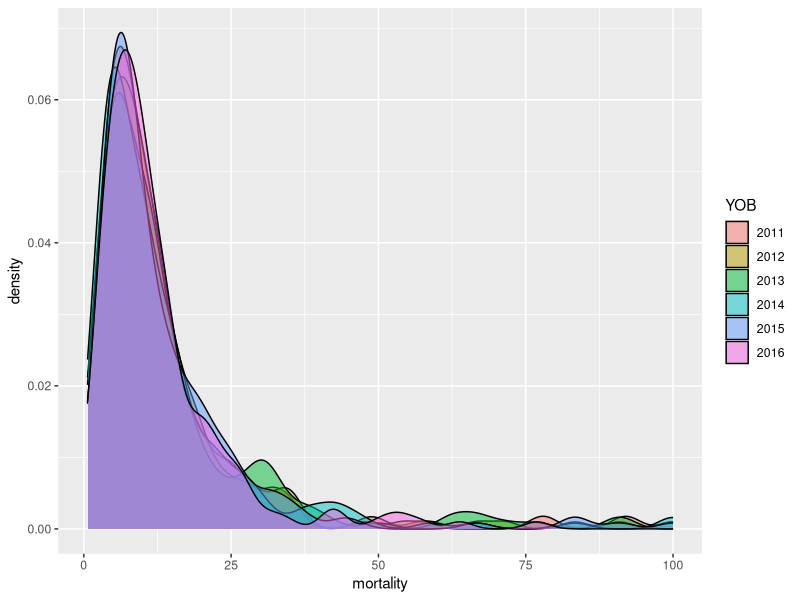
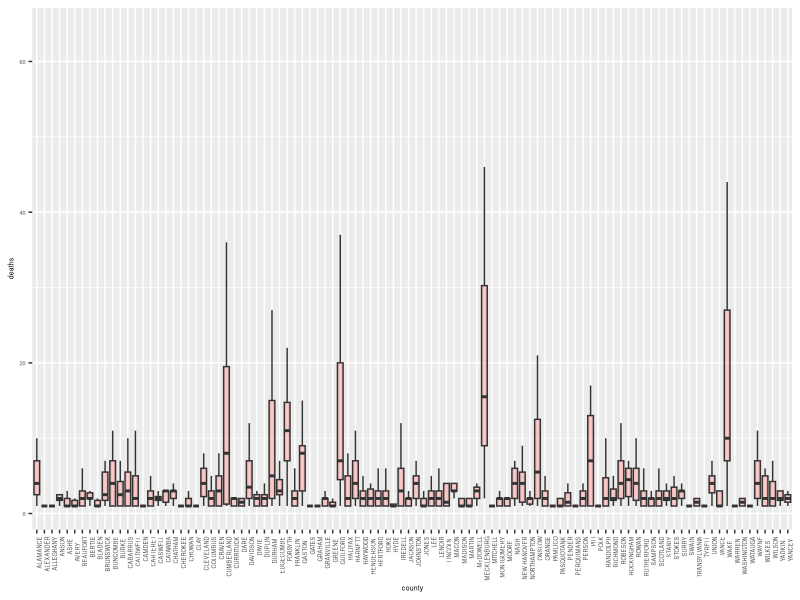
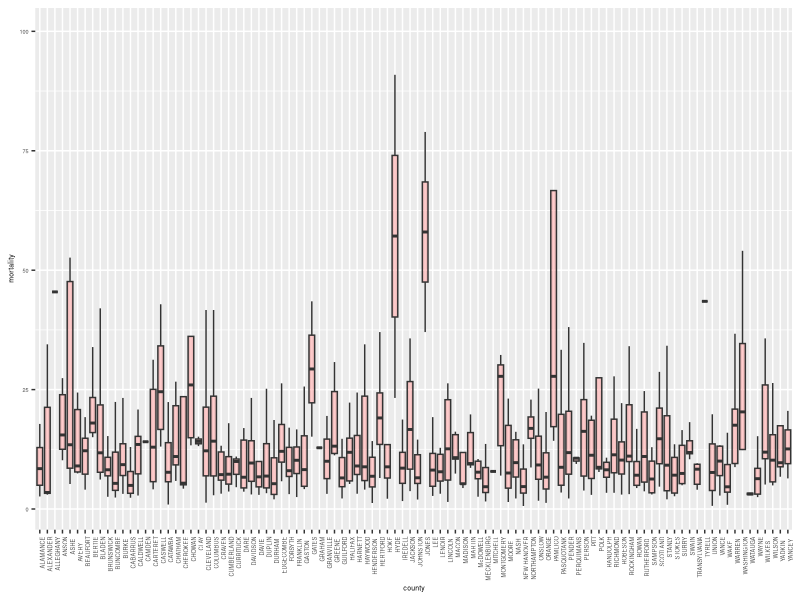
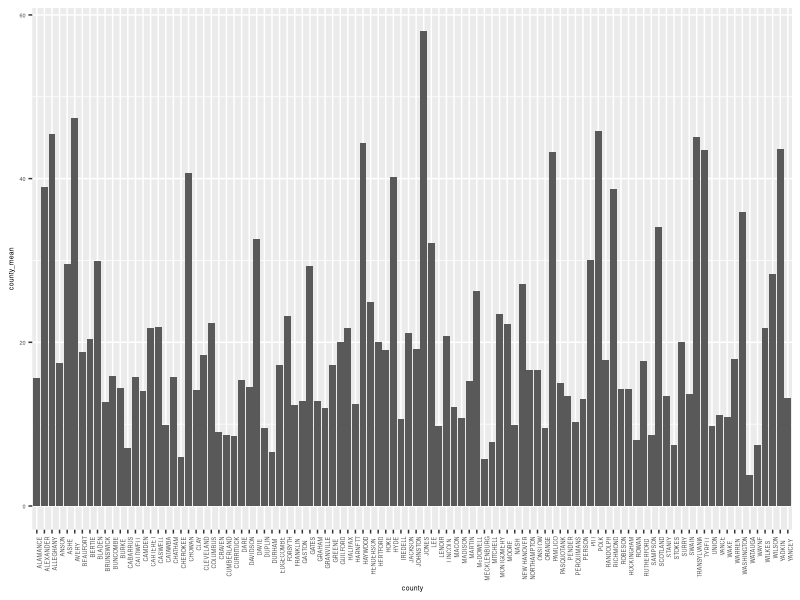
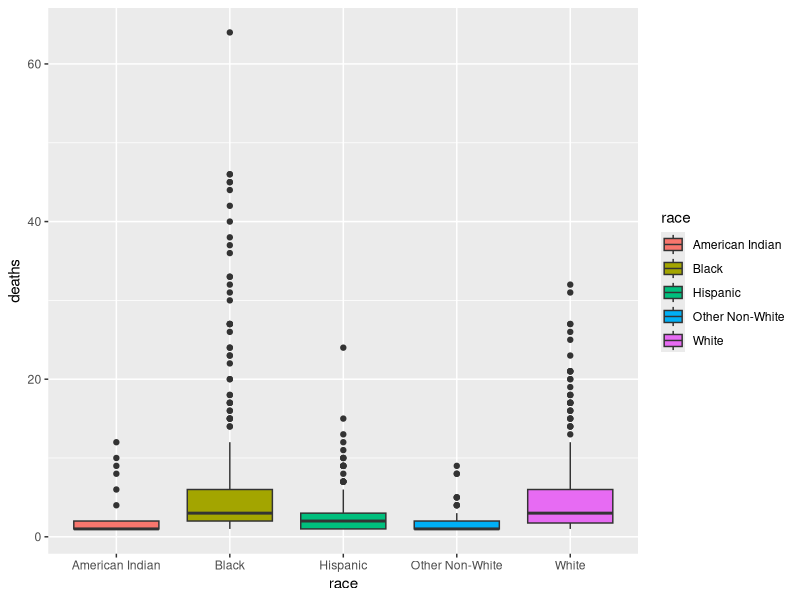
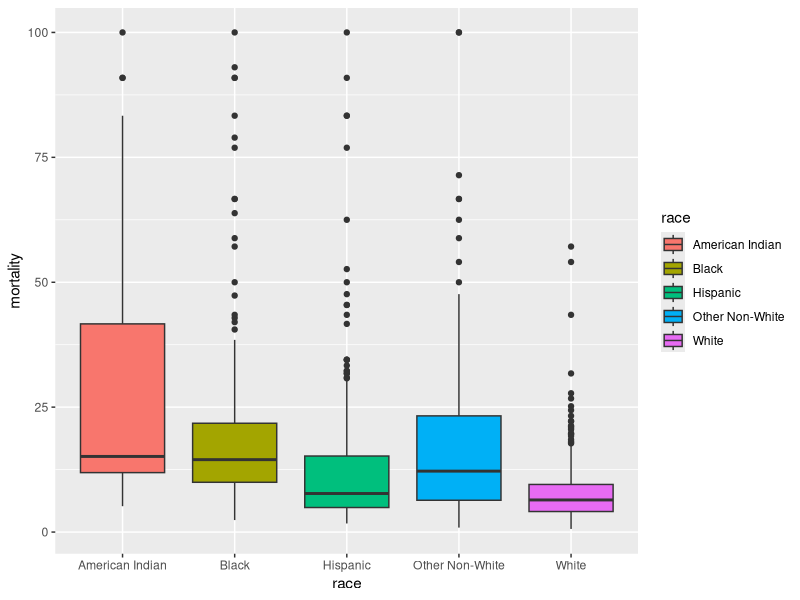
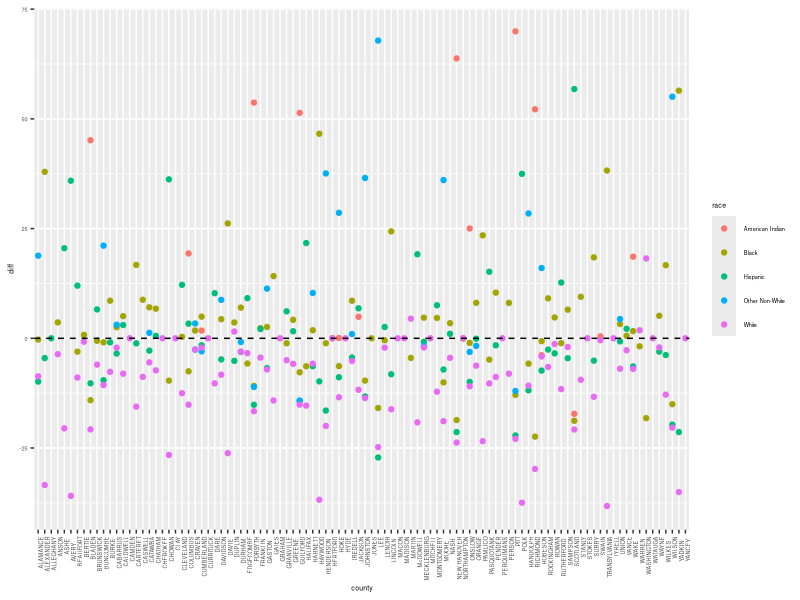

Source code (R) for these figures, in order: (Note: this script raises an error after producing the figures.)
## ---- chunk 1
require(lme4)
require(dplyr)
require(ggplot2)
require(tidyverse)
## ---- chunk 2
#Clean data
nc=read.csv("nc_infant_mortality.csv")
nc=nc[2:8]
nc$mortality[which(nc$mortality>100)]=NA
nc$YOB=as.factor(nc$YOB)
colnames(nc)[colnames(nc)=="COUNTY"]="county"
## ---- chunk 3
#Shows temporal effect is fixed
ggplot(nc,aes(x=mortality))+
  geom_density(aes(fill=YOB),alpha=0.5)+
  labs(fill="YOB")
## ---- chunk 4
#Shows that county effects are random
ggplot(nc,aes(x=county,y=deaths,group=county))+
  geom_boxplot(notch=FALSE,outlier.shape=NA,fill="red",alpha=0.2)+
  theme(text=element_text(size=5),axis.text.x=element_text(angle=90,hjust=1))

ggplot(nc,aes(x=county,y=mortality,group=county))+
  geom_boxplot(notch=FALSE,outlier.shape=NA,fill="red",alpha=0.2)+
  theme(text=element_text(size=5),axis.text.x=element_text(angle=90,hjust= 1))

eda=aggregate(nc,by=list(county=nc$county,race=nc$race),mean)
eda=eda%>%
  discard(~all(is.na(.x)))%>%
  map_df(~.x)
county_mean=eda%>%
  group_by(county)%>%
  summarise(county_mean=mean(mortality,na.rm=TRUE))
ggplot(county_mean,aes(x=county,y=county_mean))+
  geom_bar(stat="identity")+
  theme(text=element_text(size=5),axis.text.x=element_text(angle=90,hjust= 1))
## ---- chunk 5
#Shows that race effects are random
ggplot(nc,aes(x=race,y=deaths,fill=race))+
  geom_boxplot()

ggplot(nc,aes(x=race,y=mortality,fill=race))+
  geom_boxplot()

eda=eda%>%
  inner_join(county_mean)%>%
  mutate(diff=mortality-county_mean)
ggplot(eda,aes(x=county,y=diff,colour=race))+
  geom_point()+
  geom_hline(yintercept=0,linetype="dashed")+
  theme(text=element_text(size=5),axis.text.x=element_text(angle=90,hjust= 1))
## ---- chunk 6
model_deaths=lmer(deaths~(1+race|county), data = nc)
summary(model_deaths)
coef(model_deaths)

model_mortality=lmer(mortality~(1+race|county), data = nc)
summary(model_mortality)
coef(model_mortality)
## ---- chunk 7
death_table=coef(model_deaths)[[1]]
colnames(death_table)[colnames(death_table)=="raceHispanic"]="hispanic"
colnames(death_table)[colnames(death_table)=="raceOther Non-White"]="other"
colnames(death_table)[colnames(death_table)=="raceWhite"]="white"
colnames(death_table)[colnames(death_table)=="(Intercept)"]="intercept"
death_table=death_table%>%
  mutate(county=as.list(levels(nc$county)))
death_table=death_table%>%
  mutate(B_deaths=intercept)
death_table=death_table%>%
  mutate(H_deaths=intercept+hispanic)
death_table=death_table%>%
  mutate(O_deaths=intercept+other)
death_table=death_table%>%
  mutate(W_deaths=intercept+white)
death_table=death_table[5:9]

mortality_table=coef(model_mortality)[[1]]
colnames(mortality_table)[colnames(mortality_table)=="raceHispanic"]="hispanic"
colnames(mortality_table)[colnames(mortality_table)=="raceOther Non-White"]="other"
colnames(mortality_table)[colnames(mortality_table)=="raceWhite"]="white"
colnames(mortality_table)[colnames(mortality_table)=="(Intercept)"]="intercept"
mortality_table=mortality_table%>%
  mutate(county=as.list(levels(nc$county)))
mortality_table=mortality_table%>%
  mutate(B_mortality=intercept)
mortality_table=mortality_table%>%
  mutate(H_mortality=intercept+hispanic)
mortality_table=mortality_table%>%
  mutate(O_mortality=intercept+other)
mortality_table=mortality_table%>%
  mutate(W_mortality=intercept+white)
mortality_table=mortality_table[5:9]

death_table=as.data.frame(death_table)
mortality_table=as.data.frame(mortality_table)
View(death_table)

#fix the dfs so they are join compatible
death_table <- death_table %>%  
    mutate(county = as.character(county))

mortality_table <- mortality_table %>%  
    mutate(county = as.character(county))


table = inner_join(mortality_table, death_table ,by ="county")

View(table)
